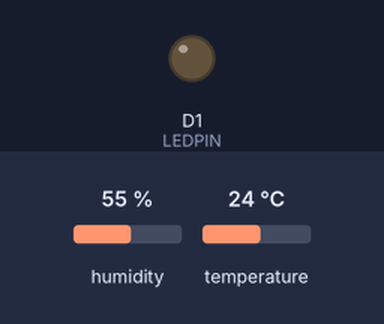
A sketch run on a simulated ESP8266 (NodeMCU). Shown: output pins drawn as LEDs (lit = HIGH). The inputs (shaded band) are chosen by the test bench; at power-on: humidity 55 %, temperature 24 °C. WiFi joins after 1.5 s; servers stay silent unless stated; what the sketch prints to the serial monitor is not drawn.

Above: at 2.6 s.
At 68.9 s:
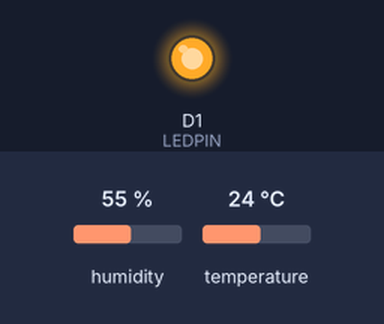
Timing chart, 0 to 130.0 s (numbered marks = the images above):
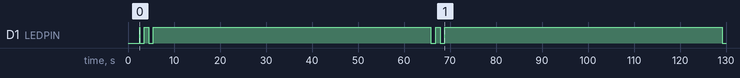

Measured:
- by itself, D1 (LEDPIN): repeats every 63.3 s: LOW 1.0 s, HIGH 1.0 s, LOW 1.0 s, HIGH 60.3 s

The sketch:

node_dht11.ino
```cpp
#include <ESP8266WiFi.h>                                                    // esp8266 library
#include <FirebaseArduino.h>                                                // firebase library
#include <DHT.h>                                                            // dht11 temperature and humidity sensor library

#define FIREBASE_HOST "clima-c2b2a.firebaseio.com"                          // the project name address from firebase id
#define FIREBASE_AUTH "wwN8YOoWFlh2pjdRxWpU7DZXGa9Y2V88c8mAmIJs"            // the secret key generated from firebase

#define WIFI_SSID "AndroidAP3869"                                             // input your home or public wifi name
#define WIFI_PASSWORD "inovacao2019"                                    //password of wifi ssid

#define LEDPIN D1
#define DHTPIN D5                                                           // what digital pin we're connected to
#define DHTTYPE DHT11                                                       // select dht type as DHT 11 or DHT22
DHT dht(DHTPIN, DHTTYPE);
WiFiServer server(80);


void setup() {
  Serial.begin(9600);
  delay(1000);
  WiFi.begin(WIFI_SSID, WIFI_PASSWORD);                                     //try to connect with wifi
  Serial.print("Conectando");
  Serial.print(WIFI_SSID);

  while (WiFi.status() != WL_CONNECTED) {
    Serial.print(".");
    delay(500);
  }

  Serial.println();
  Serial.print("Conectado: ");
  Serial.println(WIFI_SSID);
  Serial.print("IP: ");
  Serial.println(WiFi.localIP());                                            //print local IP address
  Firebase.begin(FIREBASE_HOST, FIREBASE_AUTH);                              // connect to firebase
  dht.begin();          //Start reading dht sensor
  server.begin();
  Serial.println("Servidor iniciado");
  pinMode(LEDPIN, OUTPUT);
}

void loop() {
  digitalWrite(LEDPIN, HIGH);
  float h = dht.readHumidity();                                              // Reading temperature or humidity takes about 250 milliseconds!
  float t = dht.readTemperature();                                           // Read temperature as Celsius (the default)

  if (isnan(h) || isnan(t)) {                                                // Check if any reads failed and exit early (to try again).
    Serial.println(F("Falha ao ler o sensor DHT!"));
    return;
  }

  // Pisca o led.
  digitalWrite(LEDPIN, LOW); // apaga o LED
  delay(1000); // aguarda 1 segundo
  digitalWrite(LEDPIN, HIGH); // acende o LED
  delay(1000); // aguarda 1 segundo
  digitalWrite(LEDPIN, LOW); // apaga o LED
  delay(1000); // aguarda 1 segundo
  digitalWrite(LEDPIN, HIGH); // acende o LED

  Serial.print("Humidade: ");  Serial.print(h);
  String fireHumid = String(h) + String("%");                                         //convert integer humidity to string humidity
  Serial.print("%  Temperatura: ");  Serial.print(t);  Serial.println("°C ");
  String fireTemp = String(t) + String("°C");                                                     //convert integer temperature to string temperature

  Firebase.pushFloat("/DHT11/Humidade", h);                                  //setup path and send readings
  Firebase.pushFloat("/DHT11/Temperatura", t);                                //setup path and send readings

  WiFiClient client = server.available();
  client.println("HTTP/1.1 200 OK");
  client.println("Content-Type: text/html");
  client.println("Connection: close");  // the connection will be closed after completion of the response
  client.println("Refresh: 10");  // update the page after 10 sec
  client.println();
  client.println("<!DOCTYPE HTML>");
  client.println("<html><head>");
  client.println("<tittle>CLima - IoT</tittle>");
  client.println("<style>html { font-family: Cairo; display: block; margin: 0px auto; text-align: center;color: #333333; background-color: #ccffb3;}");
  client.println("body{margin-top: 50px;}");
  client.println("h1 {margin: 50px auto 30px; font-size: 50px; text-align: center;}");
  client.println(".side_adjust{display: inline-block;vertical-align: middle;position: relative;}");
  client.println(".text1{font-weight: 180; padding-left: 15px; font-size: 50px; width: 170px; text-align: left; color: #3498db;}");
  client.println(".data1{font-weight: 180; padding-left: 80px; font-size: 50px;color: #3498db;}");
  client.println(".text2{font-weight: 180; font-size: 50px; width: 170px; text-align: left; color: #ff6600;}");
  client.println(".data2{font-weight: 180; padding-left: 150px; font-size: 50px;color: #ff6600;}");
  client.println(".text3{font-weight: 180; padding-left: 15px; font-size: 50px; width: 170px; text-align: left; color: #0066ff;}");
  client.println(".data3{font-weight: 180; padding-left: 80px; font-size: 50px;color: #0066ff;}");
  client.println(".data{padding: 10px;}");
  client.println("</style>");
  client.println("</head>");
  client.println("<body>");
  client.println("<div id=\"webpage\">");
  client.println("<h1>Clima - IoT</h1>");
  client.println("<div class=\"data\">");
  client.println("<div class=\"side_adjust text1\">Humididade:</div>");
  client.println("<div class=\"side_adjust data1\">");
  client.print(h);
  client.println("<div class=\"side_adjust text1\">%</div>");
  client.println("</div>");
  client.println("<div class=\"data\">");
  client.println("<div class=\"side_adjust text2\">Temperatura:</div>");
  client.println("<div class=\"side_adjust data2\">");
  client.print(t);
  client.println("</div>");
  client.println("</div>");
  client.println("</body>");
  client.println("</html>");

  delay(60000); // espera 1 minuto
}
```
